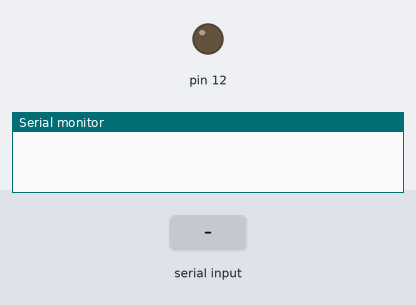
The sketch below on a simulated Arduino Uno, built with avr-gcc and run on an emulated ATmega328P. Shown: output pins drawn as LEDs (lit = HIGH), the last lines printed to the serial monitor. Inputs (shaded band) come from the test bench.

Above: at 1.2 s.
1.3 s: "1\n" received over the second serial link
At 1.9 s:
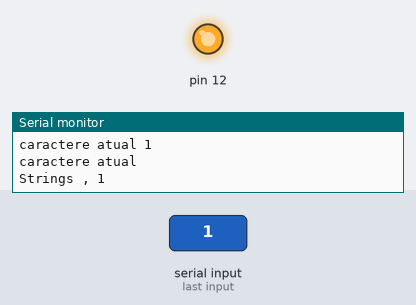
2.8 s: "*" received over the second serial link
4.3 s: "90,45\n" received over the second serial link
Timing chart, 0 to 7.3 s (numbered marks = the images above; inputs shaded):
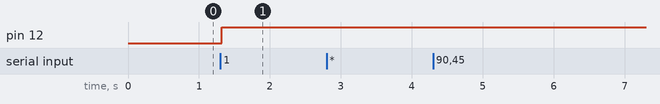

Measured:
- after the input at 1.3 s, pin 12: LOW → HIGH at once

The sketch:

slave.ino
```cpp
#include <SoftwareSerial.h>

#define LEDPin 12;

SoftwareSerial ArduinoMaster(10, 11);

String msg = "";
String sensor = "";
String button = "";

int ledVal = 0;
int sensorVal = 0, oldSensorVal = 0;
int buttonVal = 0;

void setup() {
  Serial.begin(9600);
  ArduinoMaster.begin(9600);
  pinMode(12, OUTPUT);
}

void loop() {
  readMasterPort();
  convertMsgToCmd();


  if (buttonVal == 1) {
    digitalWrite(12, 1);
  } else {
    if (sensorVal != oldSensorVal) {
    Serial.print("Master sent: ");
    Serial.println(sensorVal);
    Serial.println(buttonVal);

    ledVal = map(sensorVal, 511, 0, 0, 255);
    if (ledVal < 0){
      ledVal = 0;
    }

    Serial.print("LED Value: ");
    Serial.println(ledVal);
    ArduinoMaster.print(ledVal);
    analogWrite(12, ledVal);

    oldSensorVal = sensorVal;
    }
  }
}

void readMasterPort() {
  while (ArduinoMaster.available()) {
    delay(10);
    if (ArduinoMaster.available() > 0) {
      char c = ArduinoMaster.read();
      msg += c;
    }
  }
  int separador = msg.indexOf("*");
  for (int i = 0; i < msg.length(); i++) {
    Serial.print("caractere atual ");
    if (i < separador) {
      sensor += msg[i];
      Serial.println(msg[i]);
    } else if (i > separador) {
      button += msg[i];
      Serial.println(msg[i]);
    }
  }

  ArduinoMaster.flush();
}

void convertMsgToCmd() {
  if (msg.length() > 0) {
    char sensorArray[4];
    char buttonChar[2];
    Serial.print("Strings ");
    Serial.print(sensor);
    Serial.print(", ");
    Serial.println(button);
    sensor.toCharArray(sensorArray, sizeof(sensorArray));
    button.toCharArray(buttonChar, sizeof(buttonChar));
    sensorVal = atoi(sensorArray);
    buttonVal = atoi(buttonChar);

    msg = "";
    sensor = "";
    button = "";
  }
}
```
